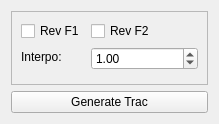
<?xml version="1.0" encoding="UTF-8"?>
<ui version="4.0">
 <class>TaskBox_EdgeTracGenerator</class>
 <widget class="QWidget" name="TaskBox_EdgeTracGenerator">
  <property name="geometry">
   <rect>
    <x>0</x>
    <y>0</y>
    <width>219</width>
    <height>124</height>
   </rect>
  </property>
  <property name="maximumSize">
   <size>
    <width>16777215</width>
    <height>640</height>
   </size>
  </property>
  <property name="windowTitle">
   <string>Form</string>
  </property>
  <layout class="QVBoxLayout" name="verticalLayout">
   <item>
    <widget class="QFrame" name="frame">
     <property name="maximumSize">
      <size>
       <width>16777215</width>
       <height>100</height>
      </size>
     </property>
     <property name="frameShape">
      <enum>QFrame::StyledPanel</enum>
     </property>
     <property name="frameShadow">
      <enum>QFrame::Raised</enum>
     </property>
     <layout class="QFormLayout" name="formLayout">
      <item row="0" column="0">
       <widget class="QCheckBox" name="checkBox_RevFace1">
        <property name="text">
         <string>Rev F1</string>
        </property>
       </widget>
      </item>
      <item row="0" column="1">
       <widget class="QCheckBox" name="checkBox_RevFace2">
        <property name="text">
         <string>Rev F2</string>
        </property>
       </widget>
      </item>
      <item row="1" column="0">
       <widget class="QLabel" name="label_2">
        <property name="maximumSize">
         <size>
          <width>16777215</width>
          <height>20</height>
         </size>
        </property>
        <property name="text">
         <string>Interpo:</string>
        </property>
       </widget>
      </item>
      <item row="1" column="1">
       <widget class="QDoubleSpinBox" name="doubleSpinBox_InterpoDis">
        <property name="maximumSize">
         <size>
          <width>16777215</width>
          <height>16777215</height>
         </size>
        </property>
        <property name="maximum">
         <double>999.990000000000009</double>
        </property>
        <property name="singleStep">
         <double>0.500000000000000</double>
        </property>
        <property name="value">
         <double>1.000000000000000</double>
        </property>
       </widget>
      </item>
     </layout>
    </widget>
   </item>
   <item>
    <widget class="QPushButton" name="Button_generateEdgeTrac">
     <property name="text">
      <string>Generate Trac</string>
     </property>
    </widget>
   </item>
  </layout>
 </widget>
 <resources/>
 <connections/>
</ui>
